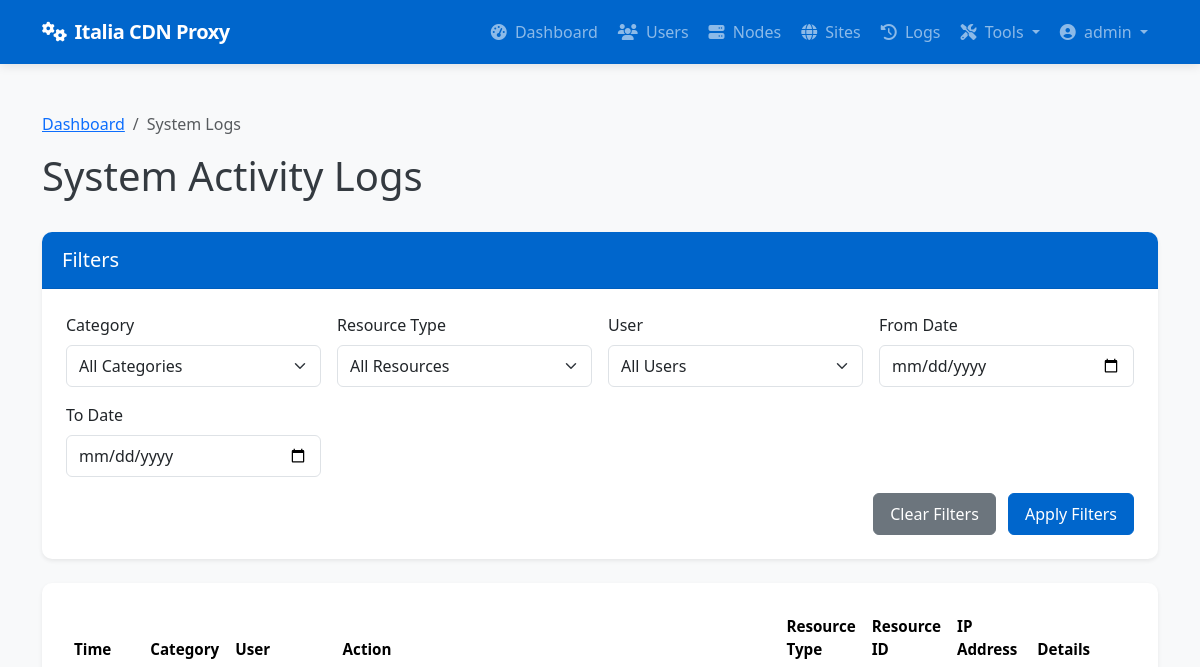
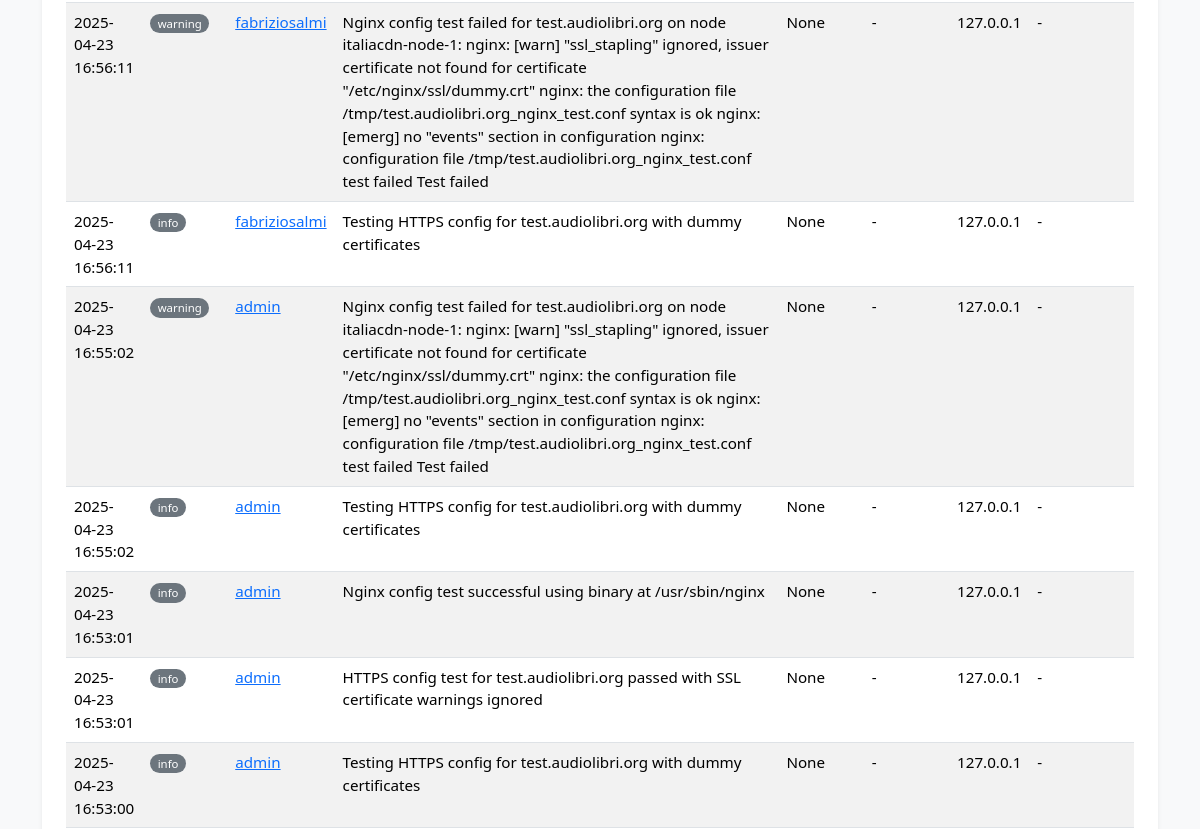
The page /admin/system/logs (signed in, upper part) on the database as committed earlier (2 pictures, top to bottom).
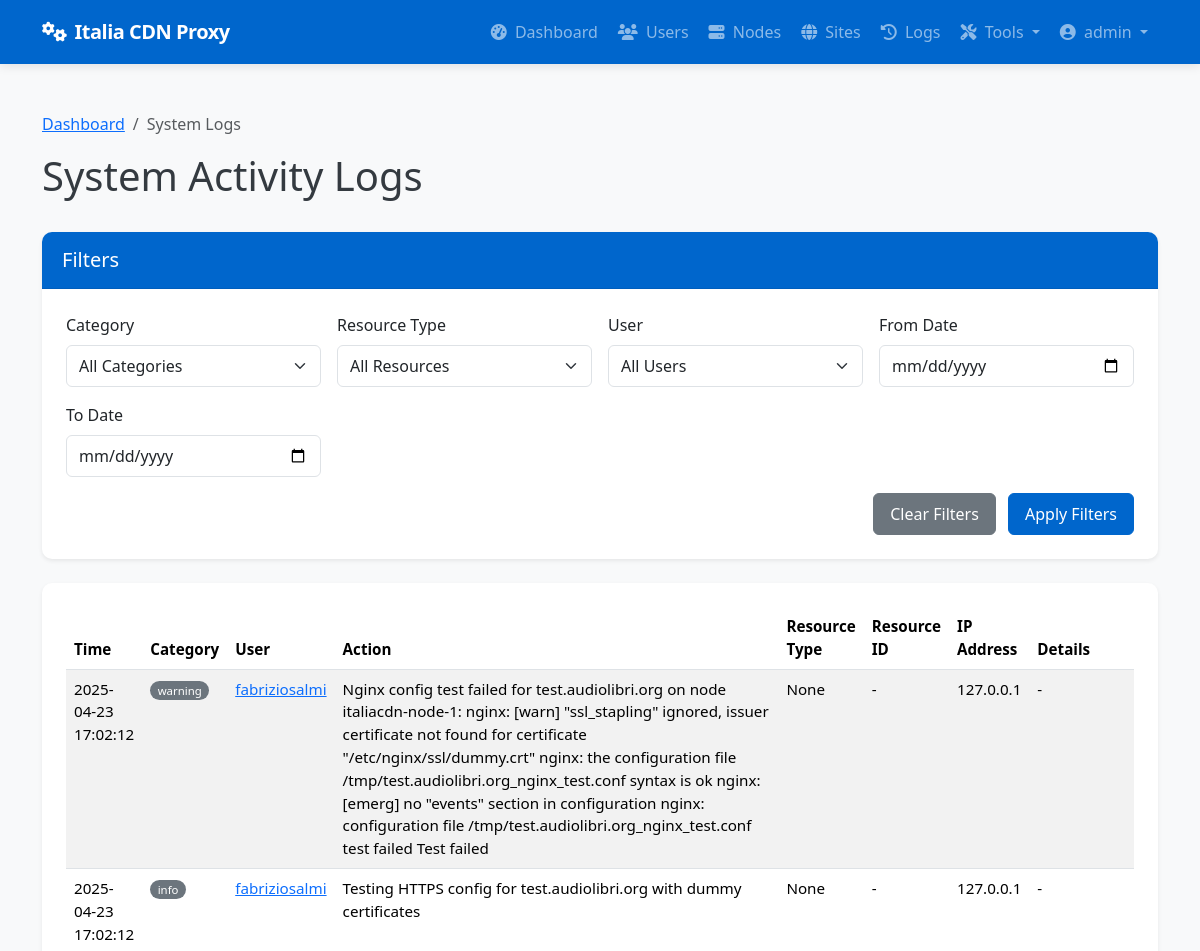
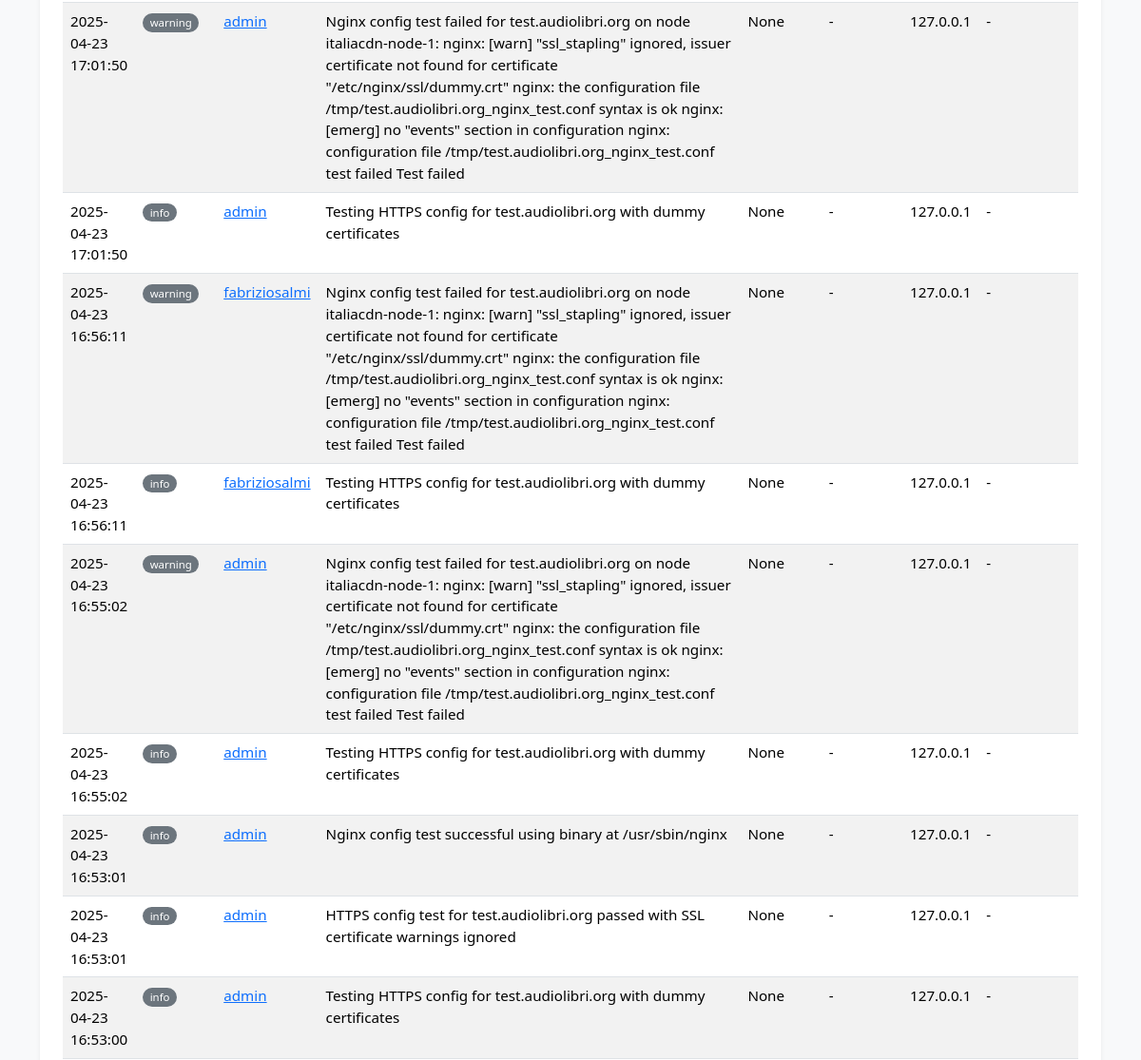
The same page on the database as committed later (2 pictures, top to bottom).
### app/models/models.py (models this page shows, shortened)
class SystemLog(db.Model):
    __tablename__ = 'system_logs'
    id = db.Column(db.Integer, primary_key=True)
    user_id = db.Column(db.Integer, db.ForeignKey('users.id'), nullable=True)  # Null for system events
    category = db.Column(db.String(32), nullable=False)  # auth, admin, system, security, etc.
    action = db.Column(db.String(64), nullable=False)    # login, logout, create, delete, etc.
    resource_type = db.Column(db.String(32), nullable=True)  # user, node, site, etc.
    resource_id = db.Column(db.Integer, nullable=True)       # ID of the affected resource
    details = db.Column(db.Text, nullable=True)              # Additional details
    ip_address = db.Column(db.String(45), nullable=True)     # IP address of user/system
    created_at = db.Column(db.DateTime, default=datetime.utcnow)
    user = db.relationship('User', backref=db.backref('system_logs', lazy='dynamic'))

class User(db.Model):
    __tablename__ = 'users'
    id = db.Column(db.Integer, primary_key=True)
    username = db.Column(db.String(64), unique=True, index=True, nullable=False)
    email = db.Column(db.String(120), unique=True, index=True, nullable=False)
    password_hash = db.Column(db.String(128), nullable=False)
    role = db.Column(db.String(20), nullable=False, default='client')  # 'admin' or 'client'
    is_active = db.Column(db.Boolean, default=True)
    created_at = db.Column(db.DateTime, default=datetime.utcnow)
    last_login = db.Column(db.DateTime, nullable=True)
    sites = db.relationship('Site', backref='owner', lazy='dynamic')
    def is_admin(self):
        return self.role == 'admin'

### app/controllers/admin.py (the view, shortened to what this page needs)
@admin.route('/system/logs')
@login_required
@admin_required
def system_logs():
    category = request.args.get('category')
    user_id = request.args.get('user_id')
    resource_type = request.args.get('resource_type')
    from_date = request.args.get('from_date')
    to_date = request.args.get('to_date')
    from app.models.models import SystemLog
    query = SystemLog.query
    if category:
        query = query.filter(SystemLog.category == category)
    if user_id:
        query = query.filter(SystemLog.user_id == user_id)
    if resource_type:
        query = query.filter(SystemLog.resource_type == resource_type)
    if from_date:
        try:
            from_datetime = datetime.strptime(from_date, '%Y-%m-%d')
            query = query.filter(SystemLog.created_at >= from_datetime)
        except ValueError:
            pass
    categories = db.session.query(SystemLog.category).distinct().all()
    resource_types = db.session.query(SystemLog.resource_type).distinct().all()
    users = User.query.all()
    page = request.args.get('page', 1, type=int)
    logs = query.order_by(SystemLog.created_at.desc()).paginate(page=page, per_page=50)
    return render_template('admin/system_logs.html',
                          logs=logs,
                          categories=[c[0] for c in categories if c[0]],
                          resource_types=[r[0] for r in resource_types if r[0]],
                          users=users,
                          filters={
                              'category': category,
                              'user_id': user_id,
                              'resource_type': resource_type,
                              'from_date': from_date,
                              'to_date': to_date
                          })

### app/models/__init__.py (called while the page is built)
@login_manager.user_loader
def load_user(user_id):
    return User.query.get(int(user_id))

### app/services/access_control.py (called while the page is built)
def admin_required(f):
    @wraps(f)
    def decorated_function(*args, **kwargs):
        if not current_user.is_admin():
            flash('You need admin privileges to access this page.', 'error')
            return abort(403)
        return f(*args, **kwargs)
    return decorated_function

### app/templates/admin/system_logs.html (shortened to what the changed rows need)
{% extends 'base.html' %}
{% block content %}
<div class="container py-4">
    <div class="d-flex justify-content-between align-items-center mb-4">
        <h1>System Activity Logs</h1>
    </div>
    <div class="card shadow-sm">
        <div class="card-body">
            {% if logs.items %}
                <div class="table-responsive">
                    <table class="table table-striped table-hover">
                        <thead>
                            <tr>
                                <th>Time</th>
                                <th>Category</th>
                                <th>User</th>
                                <th>Action</th>
                                <th>Resource Type</th>
                                <th>Resource ID</th>
                                <th>IP Address</th>
                                <th>Details</th>
                            </tr>
                        </thead>
                        <tbody>
                            {% for log in logs.items %}
                            <tr>
                                <td>{{ log.created_at.strftime('%Y-%m-%d %H:%M:%S') }}</td>
                                <td>
                                    <span class="badge rounded-pill
                                    {% if log.category == 'auth' %}bg-info
                                    {% elif log.category == 'admin' %}bg-primary
                                    {% elif log.category == 'security' %}bg-danger
                                    {% elif log.category == 'system' %}bg-success
                                    {% else %}bg-secondary{% endif %}">
                                        {{ log.category }}
                                    </span>
                                </td>
                                <td>
                                    {% if log.user %}
                                        <a href="{{ url_for('admin.edit_user', user_id=log.user_id) }}">{{ log.user.username }}</a>
                                    {% else %}
                                        <span class="text-muted">System</span>
                                    {% endif %}
                                </td>
                                <td>{{ log.action }}</td>
                                <td>{{ log.resource_type }}</td>
                                <td>
                                    {% if log.resource_type == 'site' and log.resource_id %}
                                        <a href="{{ url_for('admin.view_site', site_id=log.resource_id) }}">{{ log.resource_id }}</a>
                                    {% elif log.resource_type == 'node' and log.resource_id %}
                                        <a href="{{ url_for('admin.view_node', node_id=log.resource_id) }}">{{ log.resource_id }}</a>
                                    {% elif log.resource_type == 'user' and log.resource_id %}
                                        <a href="{{ url_for('admin.edit_user', user_id=log.resource_id) }}">{{ log.resource_id }}</a>
                                    {% else %}
                                        {{ log.resource_id if log.resource_id else '-' }}
                                    {% endif %}
                                </td>
                                <td>{{ log.ip_address or '-' }}</td>
                                <td>
                                    <span class="text-truncate d-inline-block" style="max-width: 300px;" title="{{ log.details }}">
                                        {{ log.details or '-' }}
                                    </span>
                                </td>
                            </tr>
                            {% endfor %}
                        </tbody>
                    </table>
                </div>
            {% else %}
                <div class="alert alert-info mb-0">
                    <i class="fas fa-info-circle me-2"></i> No system logs found matching your criteria.
                </div>
            {% endif %}
        </div>
    </div>
</div>
{% endblock %}

Rows that differ between the two databases and show on the page:
added SystemLog: created_at "2025-04-23 17:02:12", category "warning", user.username "fabriziosalmi", action "Nginx config test failed for test.audiolibri.org on node italiacdn-node-1: nginx: [warn] \"ssl_stapling\" ignored, issuer certificate not found for certificate \"/etc/nginx/ssl/dummy.crt\" nginx: the configuration file /tmp/test.audiolibri.org_nginx_test.conf syntax is ok nginx: [emerg] no \"events\" section in configuration nginx: configuration file /tmp/test.audiolibri.org_nginx_test.conf test failed Test failed", resource_type "None", resource_id "-", ip_address "127.0.0.1", details "-"
added SystemLog: created_at "2025-04-23 17:02:12", category "info", user.username "fabriziosalmi", action "Testing HTTPS config for test.audiolibri.org with dummy certificates", resource_type "None", resource_id "-", ip_address "127.0.0.1", details "-"
added SystemLog: created_at "2025-04-23 17:01:50", category "warning", user.username "admin", action "Nginx config test failed for test.audiolibri.org on node italiacdn-node-1: nginx: [warn] \"ssl_stapling\" ignored, issuer certificate not found for certificate \"/etc/nginx/ssl/dummy.crt\" nginx: the configuration file /tmp/test.audiolibri.org_nginx_test.conf syntax is ok nginx: [emerg] no \"events\" section in configuration nginx: configuration file /tmp/test.audiolibri.org_nginx_test.conf test failed Test failed", resource_type "None", resource_id "-", ip_address "127.0.0.1", details "-"
added SystemLog: created_at "2025-04-23 17:01:50", category "info", user.username "admin", action "Testing HTTPS config for test.audiolibri.org with dummy certificates", resource_type "None", resource_id "-", ip_address "127.0.0.1", details "-"
